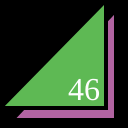
Frame 1 (no input)
Frame 60 (no input): identical to frame 1, image omitted
Frame 120 (the mouse pressed at the canvas centre since frame 60): identical to frame 1, image omitted

The p5.js sketch that drew this single still picture (run headless with seeded random() and noise() and a simulated clock; from frame 60 on, the mouse is pressed at the canvas centre):

// p5.js sketch
// ── sketch.js
function setup() {
  createCanvas(128,128);
}

function draw() {
  background(0);
  strokeWeight(4);
  fill(178, 100, 162);
  triangle(12,120,116,120,116,10);
  fill(94, 185, 84);
  triangle(0,108,106,108,106,0);
  fill(254);
  textSize(32);
  textFont("serif");
  text("46", 68, 100);
}
